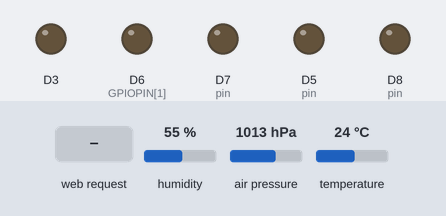
The sketch below on a simulated ESP8266 (NodeMCU). Shown: output pins drawn as LEDs (lit = HIGH). The inputs (shaded band) are chosen by the test bench; at power-on: humidity 55 %, air pressure 1013 hPa, temperature 24 °C. WiFi joins after 1.5 s; servers stay silent unless stated; the local clock reads 2024-03-15 10:24:30 at power-on unless the sketch sets it; storage starts empty; what the sketch prints to the serial monitor is not drawn.

Above: at 3.7 s.
3.8 s: HTTP request GET /gpio?id=1&etat=1 received
At 4.3 s:
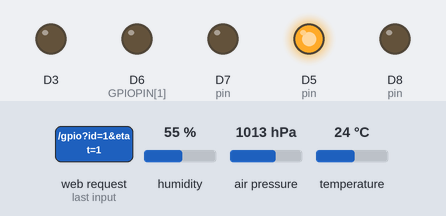
5.3 s: HTTP request GET /tabmesures.json received
6.8 s: HTTP request GET /mesures.json received
Timing chart, 0 to 9.8 s (numbered marks = the images above; inputs shaded):
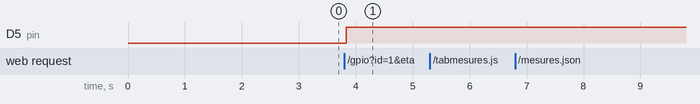

The sketch:

ESP8266_WebServer_FastDev_DHT22sensor.ino
```cpp
#include <ESP8266WebServer.h>
#include <DHT.h>
#include <Adafruit_BMP085.h>
#include <FS.h>
#include <TimeLib.h>
#include <NtpClientLib.h>
#include <ArduinoJson.h>

#define ssid      "XXXX"      // WiFi SSID
#define password  "xxxx"      // WiFi password
#define DHTTYPE   DHT22       // DHT type (DHT11, DHT22)
#define DHTPIN    D4          // DHT Pin
const uint8_t GPIOPIN[4] = {D5,D6,D7,D8};  // Led
float   t = 0 ;
float   h = 0 ;
float   pa = 0;
int     sizeHist = 100;

unsigned long previousMillis = 0;
const long intervalHist = 5000;

// Création des objets / create Objects
DHT dht(DHTPIN, DHTTYPE);
Adafruit_BMP085 bmp;
ESP8266WebServer server ( 80 );

StaticJsonBuffer<10000> jsonBuffer;
JsonObject& root = jsonBuffer.createObject();
JsonArray& timestamp = root.createNestedArray("timestamp");
JsonArray& hist_t = root.createNestedArray("t");
JsonArray& hist_h = root.createNestedArray("h");
JsonArray& hist_pa = root.createNestedArray("pa");

void updateGpio(){
  String gpio = server.arg("id");
  String etat = server.arg("etat");
  String success = "1";
  int pin = D5;
 if ( gpio == "D5" ) {
      pin = D5;
 } else if ( gpio == "D7" ) {
     pin = D7;
 } else if ( gpio == "D8" ) {
     pin = D8;
 } else {
      pin = D5;
  }
  Serial.println(pin);
  if ( etat == "1" ) {
    digitalWrite(pin, HIGH);
  } else if ( etat == "0" ) {
    digitalWrite(pin, LOW);
  } else {
    success = "1";
    Serial.println("Err Led Value");
  }

  String json = "{\"gpio\":\"" + String(gpio) + "\",";
  json += "\"etat\":\"" + String(etat) + "\",";
  json += "\"success\":\"" + String(success) + "\"}";

  server.send(200, "application/json", json);
  Serial.println("GPIO mis a jour");
}

void sendMesures() {
  String json = "{\"t\":\"" + String(t) + "\",";
  json += "\"h\":\"" + String(h) + "\",";
  json += "\"pa\":\"" + String(pa) + "\"}";

  server.send(200, "application/json", json);
  Serial.println("Mesures envoyees");
}

void sendTabMesures() {
  double temp = root["t"][0];      // (temperature) - get oldest record (temperature)
  String json = "[";
  json += "{\"mesure\":\"Température\",\"valeur\":\"" + String(t) + "\",\"unite\":\"°C\",\"glyph\":\"glyphicon-indent-left\",\"precedente\":\"" + String(temp) + "\"},";
  temp = root["h"][0];             // (humidity) - get oldest record (humidity)
  json += "{\"mesure\":\"Humidité\",\"valeur\":\"" + String(h) + "\",\"unite\":\"%\",\"glyph\":\"glyphicon-tint\",\"precedente\":\"" + String(temp) + "\"},";
  temp = root["pa"][0];             //  get oldest record (Atmospheric Pressure)
  json += "{\"mesure\":\"Pression Atmosphérique\",\"valeur\":\"" + String(pa) + "\",\"unite\":\"mbar\",\"glyph\":\"glyphicon-dashboard\",\"precedente\":\"" + String(temp) + "\"}";
  json += "]";
  server.send(200, "application/json", json);
  Serial.println("Tableau mesures envoyees");
}

void sendHistory(){

  char json[10000];
  root.printTo(json, sizeof(json));

  //Serial.println(buffer);
  //String json = "{\"data\":\"[" + String(temp) +


  /*
  String json = "{\"datasets\":[{";
  json += "\"label\":\"Historique de Température\",";
  json += "\"data\":[";
            for ( int j=0; j <= 100 ; j++ ){
              temp = root["timestamp"][j];
              json += "{\"x\":\"" + String(temp) +"\",";
              temp = root["t"][j];
              json += "\"y\":\"" + String(temp) +"\"}";
              if ( j < 100 ) {
                json += ",";
              }
            }
  json += "]";
  json += "}]}";
  */

  server.send(200, "application/json", json);
  Serial.println("data graph temp envoyees");
}

void getNtpTime() {
  static int i = 0;
  static int last = 0;

    if ((millis() - last) > 5100) {
        Serial.print(NTP.getTime()); ; Serial.print(" | ");

        last = millis();
        Serial.println(NTP.getTimeDateString(NTP.getFirstSync()).c_str());

        //i++;
    }
    delay(0);
}

void setup() {
  NTP.onNTPSyncEvent([](NTPSyncEvent_t error) {
        if (error) {
            Serial.print("Time Sync error: ");
            if (error == noResponse)
                Serial.println("NTP server not reachable");
            else if (error == invalidAddress)
                Serial.println("Invalid NTP server address");
        }
        else {
            Serial.print("Got NTP time: ");
            Serial.println(NTP.getTimeDateString(NTP.getLastNTPSync()));
        }
    });
  NTP.begin("pool.ntp.org", 1, true);
  NTP.setInterval(1800);
  delay(1000);

  for ( int x = 0 ; x < 5 ; x++ ) {
    pinMode(GPIOPIN[x], OUTPUT);
  }

  Serial.begin ( 115200 );
  // Initialisation du BMP180 / Init BMP180
  if ( !bmp.begin() ) {
    Serial.println("BMP180 KO!");
    while (1);
  } else {
    Serial.println("BMP180 OK");
  }

  WiFi.begin ( ssid, password );
  // Attente de la connexion au réseau WiFi / Wait for connection
  while ( WiFi.status() != WL_CONNECTED ) {
    delay ( 500 ); Serial.print ( "." );
  }
  // Connexion WiFi établie / WiFi connexion is OK
  Serial.println ( "" );
  Serial.print ( "Connected to " ); Serial.println ( ssid );
  Serial.print ( "IP address: " ); Serial.println ( WiFi.localIP() );

  if (!SPIFFS.begin())
  {
    // Serious problem
    Serial.println("SPIFFS Mount failed");
  } else {

    Serial.println("SPIFFS Mount succesfull");
  }

  server.on("/tabmesures.json", sendTabMesures);
  server.on("/mesures.json", sendMesures);
  server.on("/gpio", updateGpio);
  server.on("/graph_temp.json", sendHistory);

  server.serveStatic("/js", SPIFFS, "/js");
  server.serveStatic("/css", SPIFFS, "/css");
  server.serveStatic("/img", SPIFFS, "/img");
  server.serveStatic("/", SPIFFS, "/index.html");

  server.begin();
  Serial.println ( "HTTP server started" );

}

void loop() {
  // put your main code here, to run repeatedly:
  server.handleClient();
  t = dht.readTemperature();
  h = dht.readHumidity();
  pa = bmp.readPressure() / 100.0F;
  addPtToHist();
  delay(100);
}

void addPtToHist(){
  unsigned long currentMillis = millis();

  if ( currentMillis - previousMillis > intervalHist ) {
     previousMillis = currentMillis;
     timestamp.add(NTP.getTimeStr());
     hist_t.add(double_with_n_digits(t, 1));
     hist_h.add(double_with_n_digits(h, 1));
     hist_pa.add(double_with_n_digits(pa, 1));
     //Serial.println(hist_t.size());
     //root.printTo(Serial);
     if ( timestamp.size() > sizeHist ) {
      //Serial.println("erase old values");
      timestamp.removeAt(0);
      hist_t.removeAt(0);
      hist_h.removeAt(0);
      hist_pa.removeAt(0);
     }
  }
}
```

Measured:
- after the input at 3.8 s, D5 (pin): LOW → HIGH at once
- after the input at 5.3 s, every drawn part: stays the same
- after the input at 6.8 s, every drawn part: stays the same
